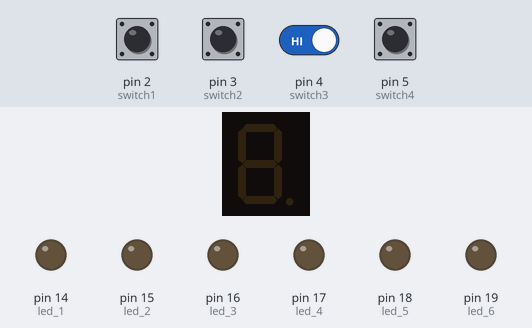
Bench run of a sketch on a simulated Arduino Uno, built with avr-gcc and run on an emulated ATmega328P. Shown: 1-digit seven-segment display, output pins drawn as LEDs (lit = HIGH). Wiring (inferred from the names in the program): 1-digit 7-segment display, segments lit when HIGH: segments pin 6, pin 7, pin 8, pin 9, pin 10, pin 11, pin 12. The test bench sets the inputs (shaded band); at power-on: pin 3 (switch2), pin 4 (switch3) HIGH, pin 2 (switch1), pin 5 (switch4) LOW. The segment pins are drawn as the display they are named for; pins used as bus, display or sensor lines are not drawn.

Above: at 1.2 s.
1.3 s: pin 3 (switch2) pulled LOW for 0.15 s
At 2.1 s:
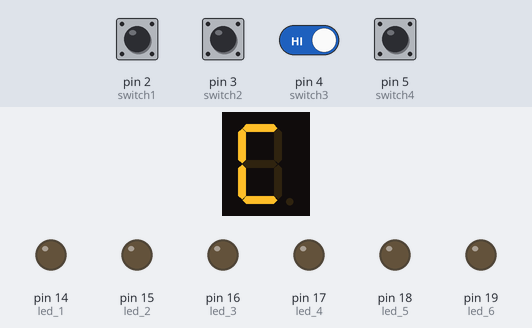
4.4 s: pin 4 (switch3) driven LOW
At 10.4 s:
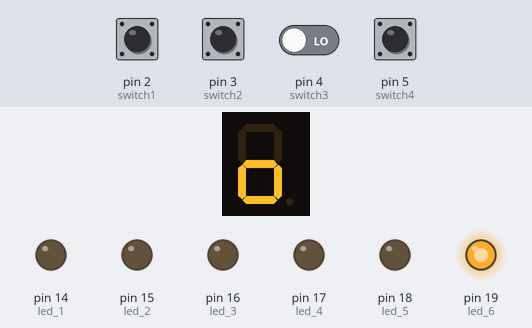
13.4 s: pin 4 (switch3) driven HIGH
15.3 s: pin 3 (switch2) pulled LOW for 1 s
At 17.1 s:
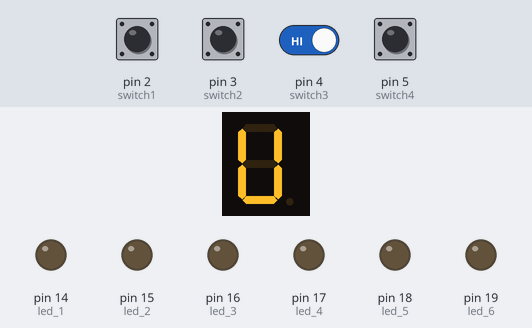
Timing chart, 0 to 18.6 s (numbered marks = the images above; inputs shaded):
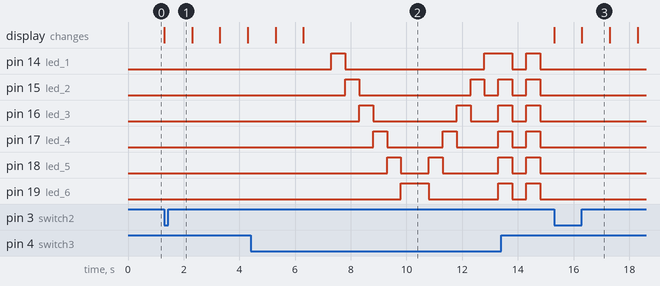

The sketch:

PARTE3_de_la_practica_4.ino
```cpp
/*
   Fundacion Kinal
   Centro educativo tecnico laboral Kinal
   Quinto perito
   Quinto electronica
   Codigo Tecnico: EB5AM / EB5AV
   Curso: Taller de electronica digital y reparacion de computadoras I
   Proyecto: 4 interruptores normalmente cerrados
   Dev: Profe. Alejandro Lopez Navas
   Fecha: 03 de Mayo
*/

int switch1 = 2; int switch2 = 3;int switch3 = 4;int switch4 = 5;
int led_1 = 14;int led_2 = 15;int led_3 = 16; int led_4 = 17;
int led_5 = 18; int led_6 = 19;
int A = 6;
int B = 7;
int C = 8;
int D = 9;
int E = 10;
int F = 11;
int G = 12;
#define E(pin) digitalWrite(pin, HIGH)
#define A(pin) digitalWrite(pin, LOW)
#define t delay(500)
#define t2 delay(1000)

void setup (){
  Serial.begin(9600);
  pinMode(switch1, INPUT);
  pinMode(switch2, INPUT);
  pinMode(switch3, INPUT);
  pinMode(switch4, INPUT);
  pinMode(led_1, OUTPUT);
  pinMode(led_2, OUTPUT);
  pinMode(led_3, OUTPUT);
  pinMode(led_4, OUTPUT);
  pinMode(led_5, OUTPUT);
  pinMode(led_6, OUTPUT);
  pinMode(A, OUTPUT);
  pinMode(B, OUTPUT);
  pinMode(C, OUTPUT);
  pinMode(D, OUTPUT);
  pinMode(E, OUTPUT);
  pinMode(F, OUTPUT);
  pinMode(G, OUTPUT);
}
void loop(){
  if(digitalRead(switch1) == HIGH)
  if(digitalRead(switch3) == LOW)
  if(digitalRead(switch2) == LOW)
  if(digitalRead(switch4) == LOW){
  Serial.println("Practica No.4- [Jose Filiberto]");
    delay(5000);
     }
  if(digitalRead(switch2) == HIGH)
  if(digitalRead(switch1) == LOW)
  if(digitalRead(switch3) == LOW)
  if(digitalRead(switch4) == LOW){
   E(led_1);t;
 A(led_1);
 E(led_2);t;
 A(led_2);
 E(led_3);t;
 A(led_3);
 E(led_4);t;
 A(led_4);
 E(led_5);t;
 A(led_5);
 E(led_6);t;
 A(led_6);
 E(led_6);t;
 A(led_6);
 E(led_5);t;
 A(led_5);
 E(led_4);t;
 A(led_4);
 E(led_3);t;
 A(led_3);
 E(led_2);t;
 A(led_2);
 E(led_1);t;
 A(led_1);
 E(led_1);
 E(led_2);
 E(led_3);
 E(led_4);
 E(led_5);
 E(led_6);t;
 A(led_1);
 A(led_2);
 A(led_3);
 A(led_4);
 A(led_5);
 A(led_6);t;
 E(led_1);
 E(led_2);
 E(led_3);
 E(led_4);
 E(led_5);
 E(led_6);t;
 A(led_1);
 A(led_2);
 A(led_3);
 A(led_4);
 A(led_5);
 A(led_6);t;
 }
  if(digitalRead(switch3) == HIGH)
  if(digitalRead(switch1) == LOW)
  if(digitalRead(switch2) == LOW)
  if(digitalRead(switch4) == LOW){
          digitalWrite(A, HIGH);
          digitalWrite(B, LOW);
          digitalWrite(C, LOW);
          digitalWrite(D, HIGH);
          digitalWrite(E, HIGH);
          digitalWrite(F, HIGH);
          digitalWrite(G, LOW);
          t2;
          digitalWrite(A, LOW);
          digitalWrite(B, HIGH);
          digitalWrite(C, HIGH);
          digitalWrite(D, HIGH);
          digitalWrite(E, HIGH);
          digitalWrite(F, HIGH);
          digitalWrite(G, LOW);
          t2;
          digitalWrite(A, HIGH);
          digitalWrite(B, HIGH);
          digitalWrite(C, HIGH);
          digitalWrite(D, LOW);
          digitalWrite(E, HIGH);
          digitalWrite(F, HIGH);
          digitalWrite(G, HIGH);
          t2;
          digitalWrite(A, LOW);
          digitalWrite(B, LOW);
          digitalWrite(C, LOW);
          digitalWrite(D, HIGH);
          digitalWrite(E, HIGH);
          digitalWrite(F, HIGH);
          digitalWrite(G, HIGH);
          t2;
          digitalWrite(A, LOW);
          digitalWrite(B, LOW);
          digitalWrite(C, LOW);
          digitalWrite(D, LOW);
          digitalWrite(E, HIGH);
          digitalWrite(F, LOW);
          digitalWrite(G, HIGH);
          t2;
          digitalWrite(A, LOW);
          digitalWrite(B, LOW);
          digitalWrite(C, HIGH);
          digitalWrite(D, HIGH);
          digitalWrite(E, HIGH);
          digitalWrite(F, LOW);
          digitalWrite(G, HIGH);
          t2;
    }
  if(digitalRead(switch1) == HIGH)
  if(digitalRead(switch2) == LOW)
  if(digitalRead(switch3) == HIGH)
  if(digitalRead(switch4) == LOW){
  Serial.println("Gracias por su atencion");
  delay(5000);
   }
 if(digitalRead(switch2) == HIGH)
 if(digitalRead(switch1) == LOW)
 if(digitalRead(switch4) == HIGH)
 if(digitalRead(switch3) == LOW){
 Serial.println("Gracias por su atencion");
 delay(5000);
  }
 }
```

Measured:
- after the input at 1.3 s, the display: changes at once (image 1)
- after the input at 4.4 s, pin 14 (led_1): LOW → HIGH after 2.9 s, → LOW 0.50 s later, → HIGH 5.0 s later; pin 15 (led_2): goes HIGH 0.50 s, LOW 4.0 s, HIGH 0.50 s, LOW 0.50 s, then HIGH, starting after 3.4 s
- after the input at 15.3 s, the display: first changes at once (image 3 shows a later state)
- what the display in image 3 shows lasts 1.0 s, from 16.3 s to 17.3 s
